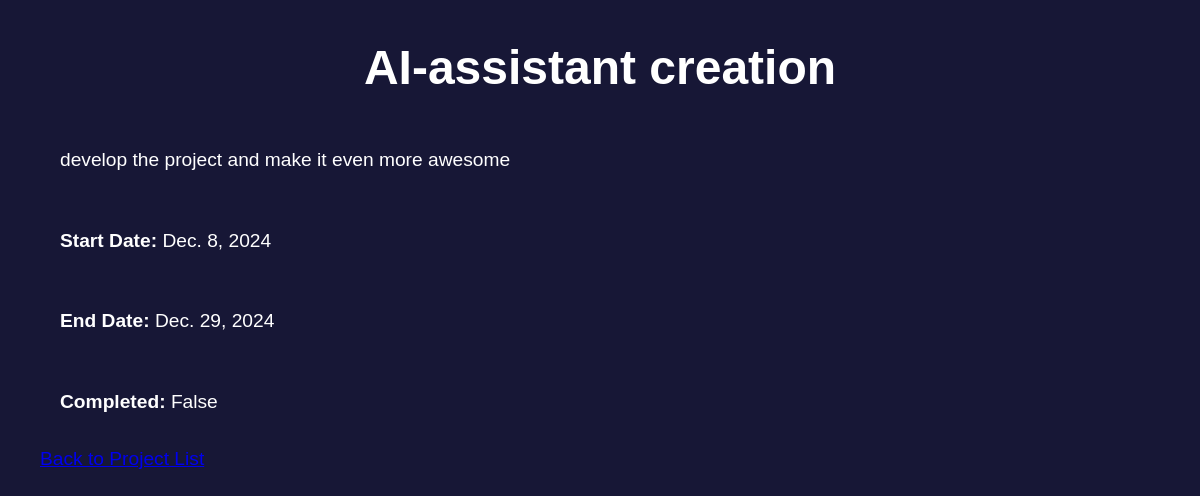
/projects/1/, run on the app's committed database.
### projects/models.py (models this page shows, shortened)
class Project(models.Model):
    name = models.CharField(max_length=200)
    description = models.TextField()
    start_date = models.DateField()
    end_date = models.DateField(null=True, blank=True)
    completed = models.BooleanField(default=False)

### projects/views.py (the view)
# urls.py: path('<int:pk>/', views.project_detail, name='project_detail'),
def project_detail(request, pk):
    project = get_object_or_404(Project, pk=pk)
    return render(request, 'projects/project_detail.html', {'project': project})

### projects/templates/projects/project_detail.html (shortened to what this page needs)
<!DOCTYPE html>
<html>
<head>
     {% load static %}
    <link rel="stylesheet" type="text/css" href="{% static 'projects/style.css' %}">
</head>
<body>
    <h1>{{ project.name }}</h1>
    <p>{{ project.description }}</p>
    <p><strong>Start Date:</strong> {{ project.start_date }}</p>
    <p><strong>End Date:</strong> {{ project.end_date }}</p>
    <p><strong>Completed:</strong> {{ project.completed }}</p>
    <a href="{% url 'project_list' %}">Back to Project List</a>
</body>
</html>

### projects/static/projects/style.css (style rules this page uses)
body { background-color: #171736; font-family: Arial, sans-serif; font-size: larger; color: #fff; margin: 20px; padding-left: 20px; padding-right: 20px; }
h1, h2 { font-family: Arial, sans-serif; text-align: center; padding: 20px 0; color: #fff; margin: 0; }
h1 { font-size: 2.5em; color: #fff; padding: 20px; }
p { color: #fff; line-height: 1.6; margin: 10px 0; padding: 20px; }

### data on the page
Project: name "AI-assistant creation", description "develop the project and make it even more awesome", start_date "Dec. 8, 2024", end_date "Dec. 29, 2024", completed "False"
